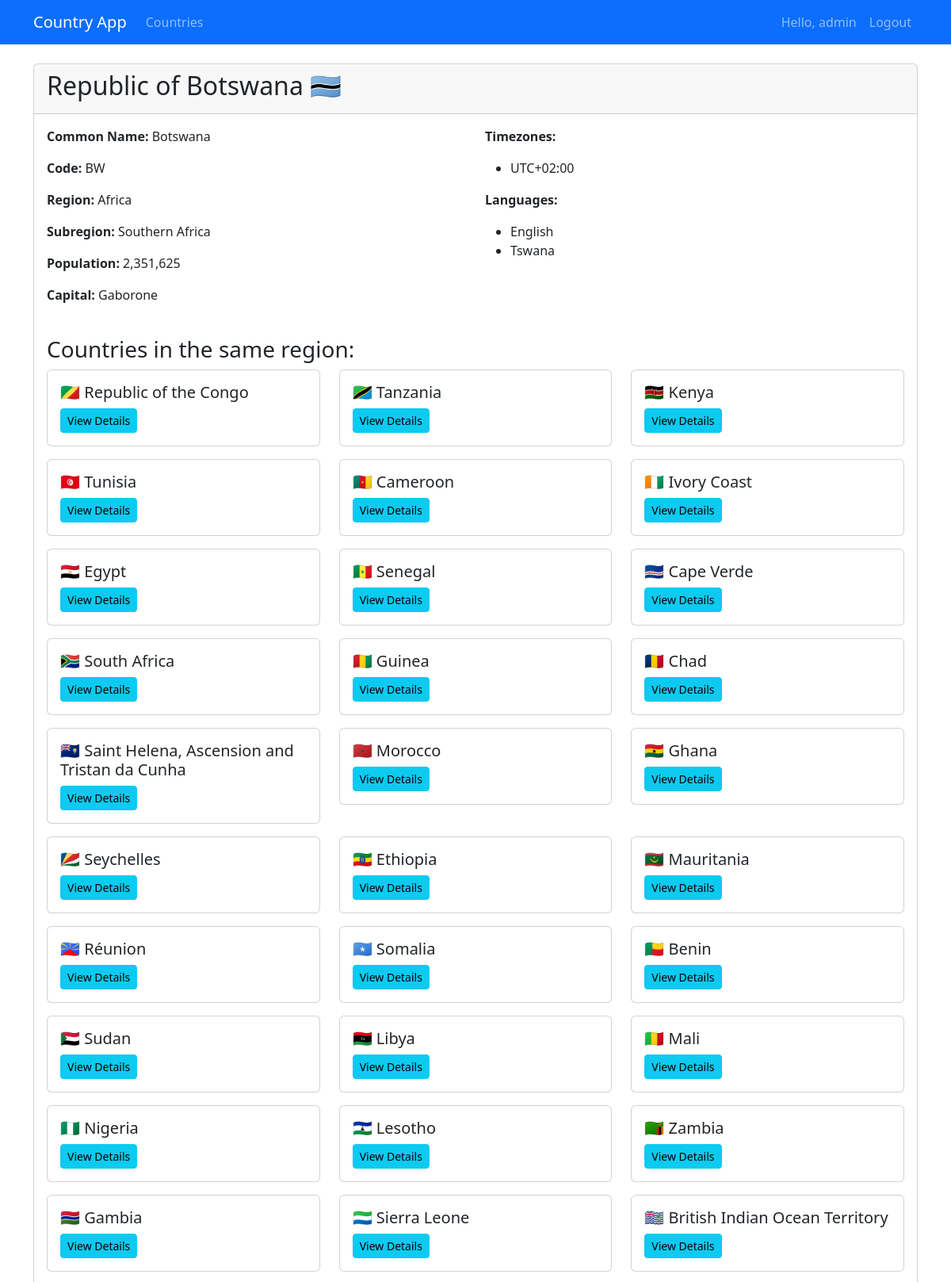
The app's page /country/1/ (signed in, upper part) with its own data.
### country_api/models.py (models this page shows, shortened)
class Country(models.Model):
    name_common = models.CharField(max_length=100)
    name_official = models.CharField(max_length=200)
    cca2 = models.CharField(max_length=2, unique=True)  # ISO 3166-1 alpha-2 code
    capital = models.JSONField(null=True, blank=True)  # Stored as array
    population = models.BigIntegerField(default=0)
    timezones = models.JSONField(null=True, blank=True)  # Stored as array
    region = models.CharField(max_length=100, null=True, blank=True)
    subregion = models.CharField(max_length=100, null=True, blank=True)
    languages = models.JSONField(null=True, blank=True)  # Stored as object
    flag_png = models.URLField(max_length=500, null=True, blank=True)
    flag_svg = models.URLField(max_length=500, null=True, blank=True)
    flag_emoji = models.CharField(max_length=10, null=True, blank=True)
    def get_capital_string(self):
        if not self.capital:
            return "N/A"
        return ', '.join(self.capital)
    def get_languages_list(self):
        if not self.languages:
            return []
        return list(self.languages.values())

### country_api/views.py (the view)
# urls.py: path('country/<int:pk>/', CountryDetailView.as_view(), name='country_detail'),
class CountryDetailView(LoginRequiredMixin, DetailView):
    model = Country
    template_name = 'country_detail.html'
    context_object_name = 'country'
    def get_context_data(self, **kwargs):
        context = super().get_context_data(**kwargs)
        context['same_region_countries'] = Country.objects.filter(
            region=self.object.region
        )
        return context

### templates/country_detail.html (shortened to what this page needs)
{% extends "base.html" %}
{% load humanize %}
{% block content %}
<div class="card">
    <div class="card-header">
        <h2>{{ country.name_official }} {{ country.flag_emoji }}</h2>
    </div>
    <div class="card-body">
        <div class="row">
            <div class="col-md-6">
                <p><strong>Common Name:</strong> {{ country.name_common }}</p>
                <p><strong>Code:</strong> {{ country.cca2 }}</p>
                <p><strong>Region:</strong> {{ country.region }}</p>
                <p><strong>Subregion:</strong> {{ country.subregion|default:"N/A" }}</p>
                <p><strong>Population:</strong> {{ country.population|intcomma }}</p>
                <p><strong>Capital:</strong> {{ country.get_capital_string }}</p>
            </div>
            <div class="col-md-6">
                <p><strong>Timezones:</strong></p>
                <ul>
                    {% for timezone in country.timezones %}
                        <li>{{ timezone }}</li>
                    {% endfor %}
                </ul>
                <p><strong>Languages:</strong></p>
                <ul>
                    {% for language in country.get_languages_list %}
                        <li>{{ language }}</li>
                    {% endfor %}
                </ul>
            </div>
        </div>
        <h3 class="mt-4">Countries in the same region:</h3>
        <div class="row">
            {% for regional_country in same_region_countries %}
                {% if regional_country.id != country.id %}
                    <div class="col-md-4 mb-3">
                        <div class="card">
                            <div class="card-body">
                                <h5 class="card-title">
                                    {{ regional_country.flag_emoji }} {{ regional_country.name_common }}
                                </h5>
                                <a href="{% url 'country_detail' regional_country.id %}" class="btn btn-sm btn-info">
                                    View Details
                                </a>
                            </div>
                        </div>
                    </div>
                {% endif %}
            {% endfor %}
        </div>
    </div>
</div>
{% endblock %}

### templates/base.html (shortened to what this page needs)
<!DOCTYPE html>
<html lang="en">
<head>
    <link href="https://cdn.jsdelivr.net/npm/bootstrap@5.3.0-alpha1/dist/css/bootstrap.min.css" rel="stylesheet">
</head>
<body>
    <nav class="navbar navbar-expand-lg navbar-dark bg-primary">
        <div class="container">
            <a class="navbar-brand" href="{% url 'country_list' %}">Country App</a>
            <div class="collapse navbar-collapse" id="navbarNav">
                <ul class="navbar-nav me-auto">
                    <li class="nav-item">
                        <a class="nav-link" href="{% url 'country_list' %}">Countries</a>
                    </li>
                </ul>
                <ul class="navbar-nav">
                    {% if user.is_authenticated %}
                        <li class="nav-item">
                            <span class="nav-link">Hello, {{ user.username }}</span>
                        </li>
                        <li class="nav-item">
                            <a class="nav-link" href="{% url 'logout' %}">Logout</a>
                        </li>
                    {% else %}
                        <li class="nav-item">
                            <a class="nav-link" href="{% url 'login' %}">Login</a>
                        </li>
                    {% endif %}
                </ul>
            </div>
        </div>
    </nav>
    <div class="container mt-4">
        {% block content %}{% endblock %}
    </div>
</body>
</html>

### records on screen
Country: name_official "Republic of Botswana", flag_emoji "🇧🇼", name_common "Botswana", cca2 "BW", region "Africa", subregion "Southern Africa", population "2,351,625", get_capital_string "Gaborone"
Country: flag_emoji "🇨🇬", name_common "Republic of the Congo"
Country: flag_emoji "🇹🇿", name_common "Tanzania"
Country: flag_emoji "🇰🇪", name_common "Kenya"
Country: flag_emoji "🇹🇳", name_common "Tunisia"
Country: flag_emoji "🇨🇲", name_common "Cameroon"
Country: flag_emoji "🇨🇮", name_common "Ivory Coast"
Country: flag_emoji "🇪🇬", name_common "Egypt"
Country: flag_emoji "🇸🇳", name_common "Senegal"
Country: flag_emoji "🇨🇻", name_common "Cape Verde"
Country: flag_emoji "🇿🇦", name_common "South Africa"
Country: flag_emoji "🇬🇳", name_common "Guinea"
Country: flag_emoji "🇹🇩", name_common "Chad"
Country: flag_emoji "🇸🇭", name_common "Saint Helena, Ascension and Tristan da Cunha"
Country: flag_emoji "🇲🇦", name_common "Morocco"
Country: flag_emoji "🇬🇭", name_common "Ghana"
Country: flag_emoji "🇸🇨", name_common "Seychelles"
Country: flag_emoji "🇪🇹", name_common "Ethiopia"
Country: flag_emoji "🇲🇷", name_common "Mauritania"
Country: flag_emoji "🇷🇪", name_common "Réunion"
Country: flag_emoji "🇸🇴", name_common "Somalia"
Country: flag_emoji "🇧🇯", name_common "Benin"
Country: flag_emoji "🇸🇩", name_common "Sudan"
Country: flag_emoji "🇱🇾", name_common "Libya"
Country: flag_emoji "🇲🇱", name_common "Mali"
Country: flag_emoji "🇳🇬", name_common "Nigeria"
Country: flag_emoji "🇱🇸", name_common "Lesotho"
Country: flag_emoji "🇿🇲", name_common "Zambia"
Country: flag_emoji "🇬🇲", name_common "Gambia"
Country: flag_emoji "🇸🇱", name_common "Sierra Leone"
Country: flag_emoji "🇮🇴", name_common "British Indian Ocean Territory"

### other values on screen
{{ user.username }} "admin"
{{ timezone }} "UTC+02:00"
{{ language }} "English" "Tswana"
